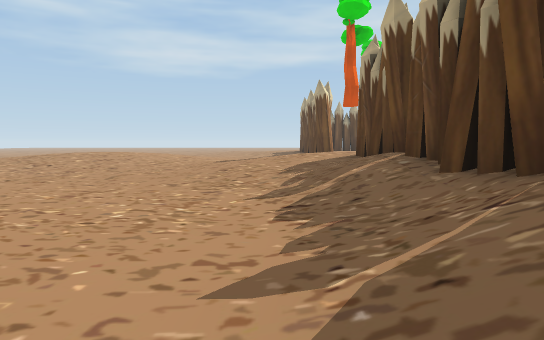
[1] (above)

23 first-person views from a walk through a scene from a Unity 3-D project. The camera is 1.5 m above the floor, tilts 4° down and sees 70° across. The floor is counted in squares, 2 m on a side. Each view is taken from the middle of a square. On the plan, view 1 faces up. The plan holds only what a view shows up to about 12 squares ahead; the rest is blank. The place goes on beyond the plan. The player is left out. Some animated figures are left out.

[2]
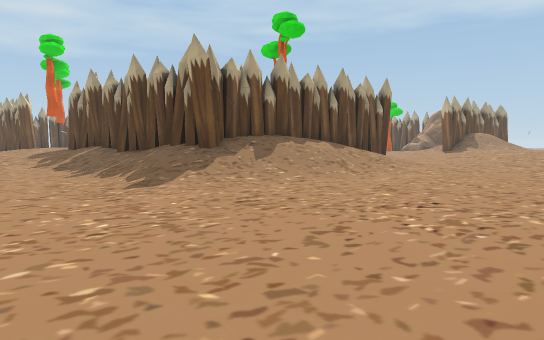

[3]
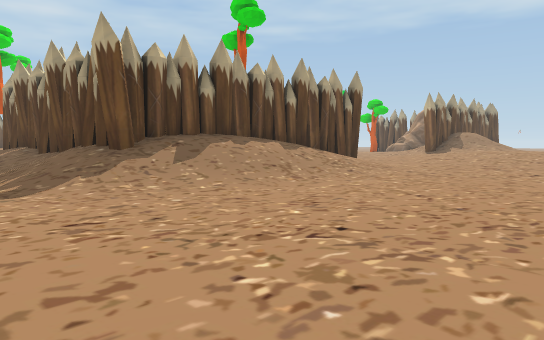

[4]
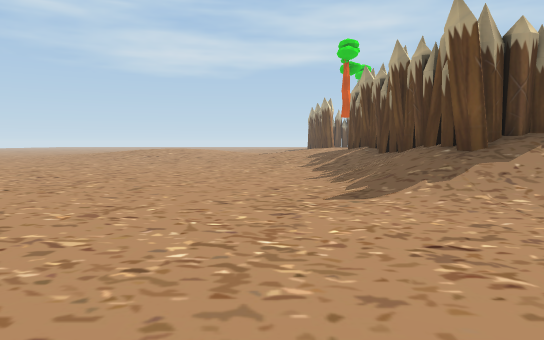

[5]
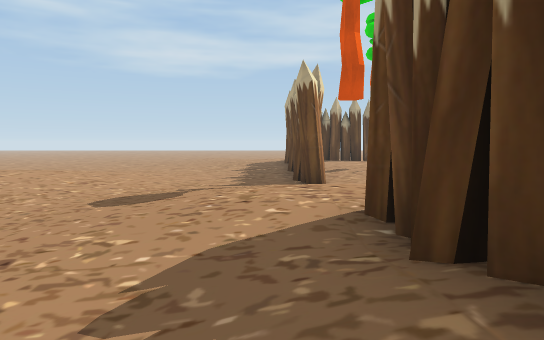

[6]
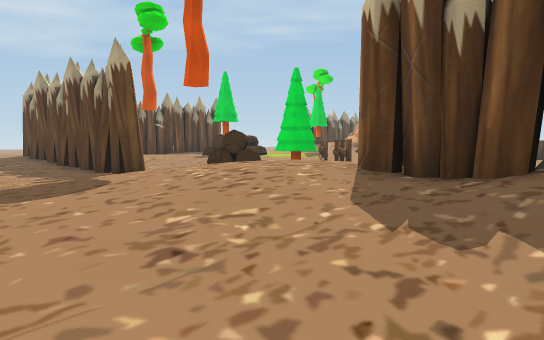

[7]
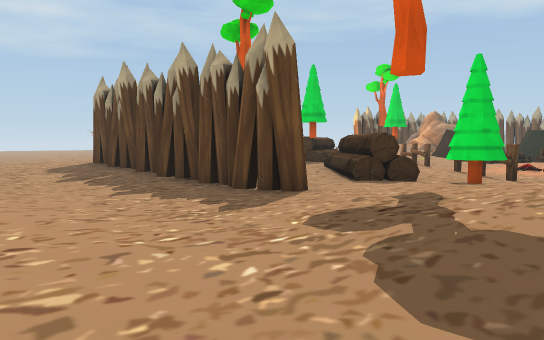

[8]
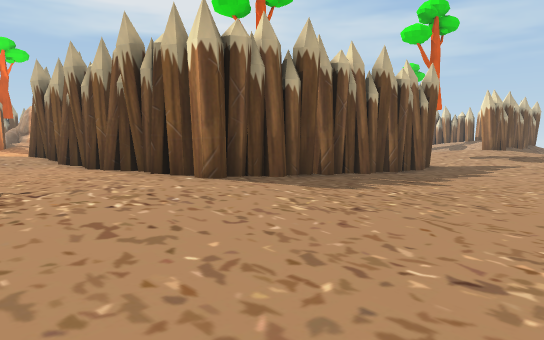

[9]
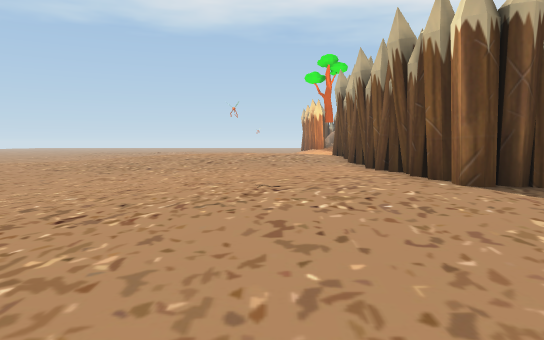

[10]
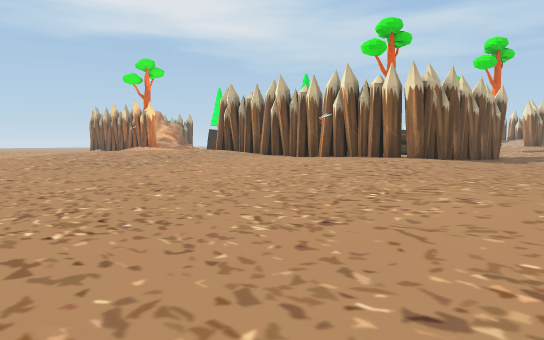

[11]
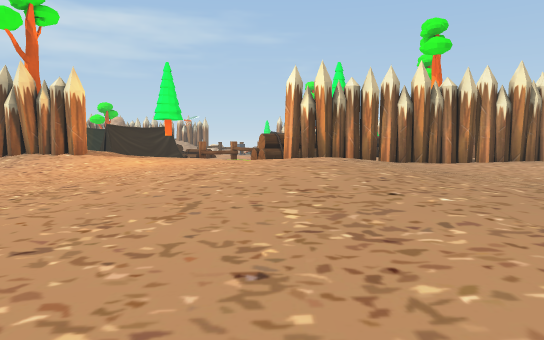

[12]
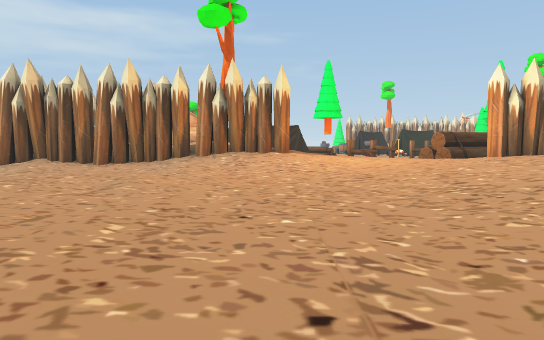

[13]
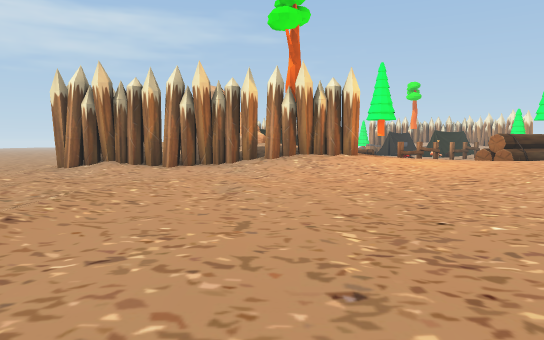

[14]
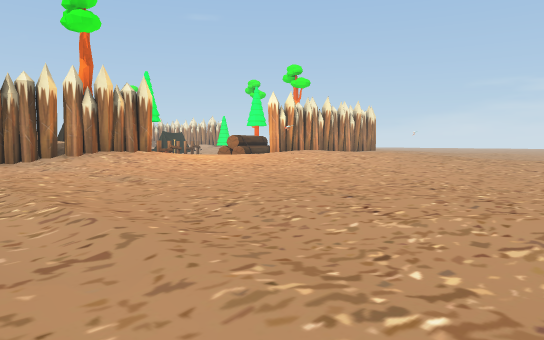

[15]
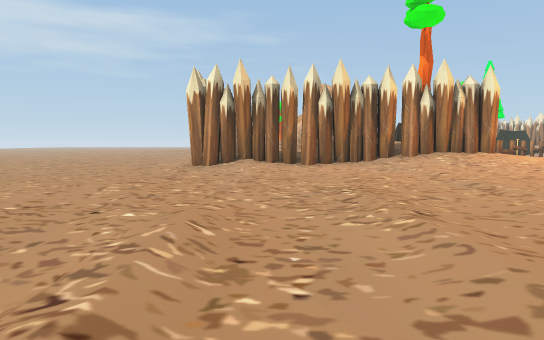

[16]
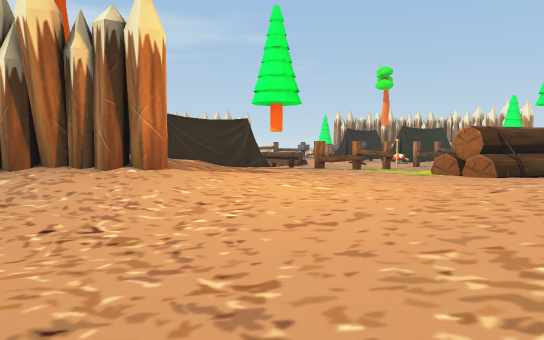

[17]
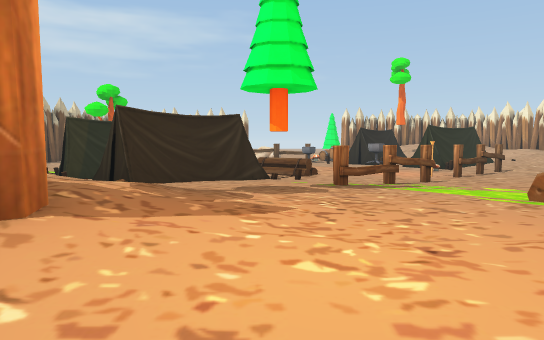

[18]
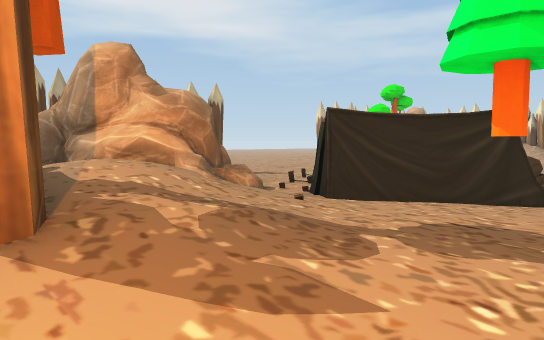

[19]
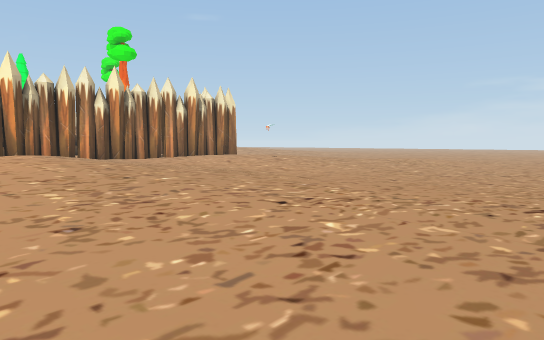

[20]
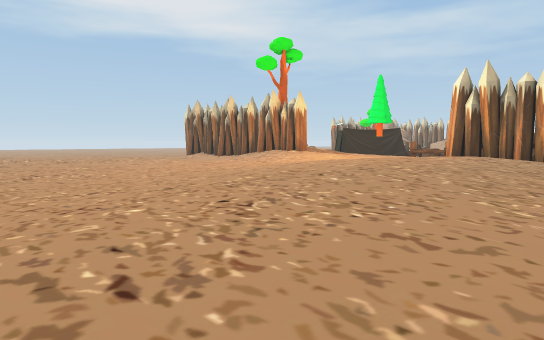

[21]
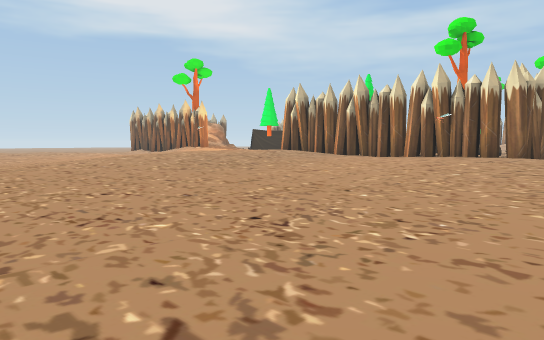

[22]
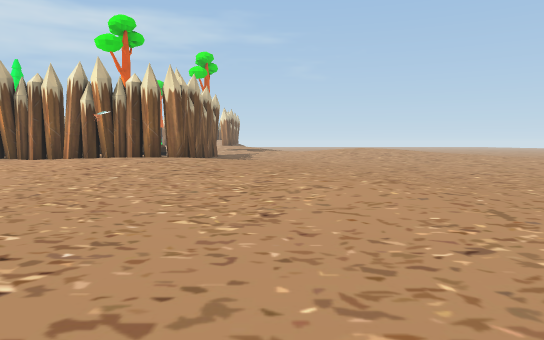

[23]
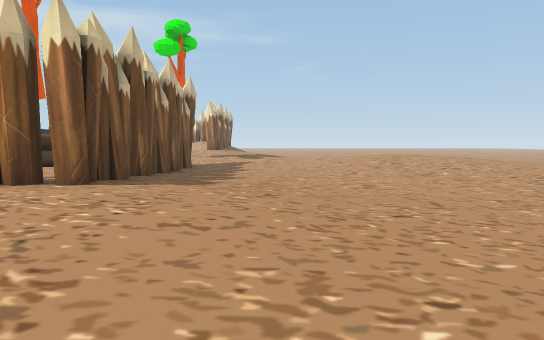

### Floor plan
Key: @ floor where view 1 was taken; # wall or solid block; . main floor; : floor 0.25 m higher than the main floor; + floor 0.5 m higher than the main floor; * floor 0.75 m higher than the main floor; % floor 1 m higher than the main floor; & floor 1.75 m higher than the main floor; / step, stairs or slope; = window, fence, low wall or low ledge; ^ raised ledge; T tree; O other object.
Columns run from 3 left of view 1 to 25 right of it. Each row starts with its distance up from view 1.
 35   . ..   :::::..       ....
 34   .......::::::.......:....
 33 .........::::::......:...../
 32 .........:::++::........././.
 31 .........::+++//:.......././.
 30 ./.......:/++////:......./.:.
 29 :::......://***///......./.::
 28 :::::::::://***///:......::::
 27 ::::::/:::+/****///.....:::::
 26 .:::+++:::+/****///:...:://.:
 25 .::++++++:+/****///:/:/...../
 24 .::++++++++/****++//////../..
 23 .:/+++++++++##/+++//###/###/#
 22 .::++######## ++++////#######
 21 .:::+#+      ^#+++*///&##
 20 ..:::#+      ##++++///##
 19 ...::#      O:::++T///##
 18 ::..:#       :::=+++##/#
 17 :::..#:://#  ::##::## ::
 16 +/:..#::/## ...#.:##   =/
 15 +/::.#::## .....:=#   ##.
 14 +/::::::#...##O.::=
 13 ++:////:TT.#...
 12 +++//// ::....
 11 +++////
 10 :+//%%
  9 :///%%
  8 .:///#
  7 ..///#
  6 ...//#
  5 ...//#
  4 ..../#
  3 ..../#
  2 ..../#
  1 ..../##
  0 ...@/###/####
 -1 ..../////////.
 -2 ......///////.:
 -3 ..............//
 -4 ..............:/
 -5 ..............:/
 -6  ..........
 -7 . ....

Positions as (right, up) in squares from view 1, and headings:
1: (0, 0), facing up
2: (-3, -7), facing up-right
3: (-1, -7), facing up-right
4: (-1, -6), facing up
5: (1, 5), facing up
6: (-2, 6), facing up-right
7: (-3, 10), facing up-right
8: (-3, 26), facing down-right
9: (-3, 25), facing right
10: (-3, 33), facing down-right
11: (11, 34), facing down
12: (17, 34), facing down
13: (19, 34), facing down
14: (23, 35), facing down-left
15: (23, 34), facing down
16: (15, 28), facing down
17: (15, 25), facing down
18: (14, 23), facing down-right
19: (12, 35), facing down-left
20: (6, 35), facing down-right
21: (-1, 35), facing down-right
22: (-1, 34), facing down
23: (-1, 28), facing down
